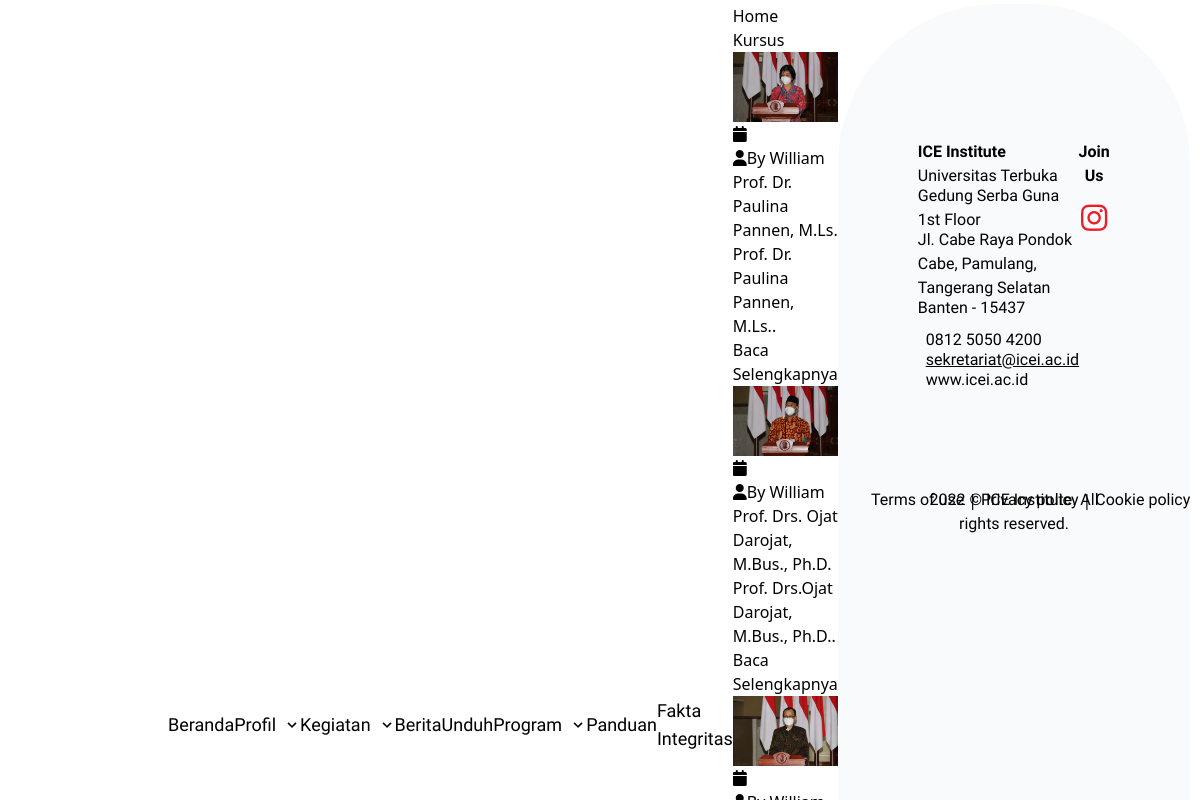
The app's page /index.php/home/kursus with its own data.
### tables this page shows
CREATE TABLE `tb_blog` (
  `id_blog` varchar(64) NOT NULL,
  `title` varchar(255) NOT NULL,
  `slug_title` varchar(255) NOT NULL,
  `meta` text NOT NULL,
  `description` text NOT NULL,
  `tags` varchar(200) NOT NULL,
  `id_kategori` int(11) NOT NULL,
  `id_sub` int(11) NOT NULL,
  `id_user` int(11) NOT NULL,
  `status` enum('draft','post','delete','') NOT NULL,
  `image` varchar(255) NOT NULL DEFAULT 'default.jpg',
  `create_ad` timestamp NULL DEFAULT NULL,
  `update_ad` timestamp NULL DEFAULT current_timestamp()
);

### application/views/frontand/setup/konek.php (called while the page is built)
<?php
require_once('head.php');
require_once('header.php');
require_once('content.php');
require_once('footer.php');

### application/controllers/Home.php (called while the page is built, shortened)
<?php
class Home extends CI_Controller {
	   public function __construct()
    {
        $this->load->model("Slide_m");
        $this->load->model('Blog_m');
    }
		public function kursus()
	{
			 $slide= $this->Slide_m->getAktif();
			  $partner= $this->Blog_m->getAwal();
			   $event= $this->Blog_m->getEvent();
			      $people= $this->Blog_m->getPeople();
			       $about= $this->Blog_m->getAbout();
			        $berita= $this->Blog_m->getBerita();
			        $profilmenu= $this->Blog_m->getProfil();
			        $kursus= $this->Blog_m->getKursus();
			        $kegiatanmenu= $this->Blog_m->getKegiatan();
	  $data  = array('x' => 'kursus',
	  	 					'slide'=>$slide,
                             'partner'=>$partner,
                             'berita'=>$berita,
                             'event'=>$event,
                             'people'=>$people,
                             'about'=>$about,
                             'kursus'=>$kursus,
                               'kegiatanmenu'=>$kegiatanmenu,
                             'profilmenu'=>$profilmenu,
                            'isi'=>'frontand/page/kursus' );
            $this->load->view('frontand/setup/konek',$data);
	}
}

### index.php (called while the page is built, shortened)
<?php
require_once BASEPATH.'core/CodeIgniter.php';

### application/views/frontand/setup/content.php (called while the page is built)
<?php
if ($isi){
	$this->load->view($isi);
}

### application/models/Blog_m.php (called while the page is built, shortened)
<?php defined('BASEPATH') OR exit('No direct script access allowed');
class Blog_m extends CI_Model
{
        public function getAwal()
    {
      $this->db->select('tb_blog.id_blog,tb_blog.slug_title,tb_blog.title,tb_blog.status,tb_blog.create_ad,tb_blog.update_ad,tb_blog.description,tb_blog.tags,tb_kategori.nama_kategori,tb_blog.id_kategori,tb_blog.id_sub,tb_sub_kategori.nama_sub,tb_blog.image,tb_blog.meta');
          $this->db->where('tb_blog.status = "post"');
          $this->db->where('tb_blog.id_kategori = "10"');
            $this->db->order_by('rand()');
        $this->db->join('tb_kategori','tb_kategori.id_kategori=tb_blog.id_kategori');
        $this->db->join('tb_sub_kategori','tb_sub_kategori.id_sub=tb_blog.id_sub');
        $query=$this->db->get('tb_blog');
        return $query->result();
    }
        public function getProfil()
    {
      $this->db->select('tb_blog.id_blog,tb_blog.slug_title,tb_blog.title,tb_blog.status,tb_blog.create_ad,tb_blog.update_ad,tb_blog.description,tb_blog.tags,tb_kategori.nama_kategori,tb_blog.id_kategori,tb_blog.id_sub,tb_sub_kategori.nama_sub,tb_blog.image,tb_blog.meta');
          $this->db->where('tb_blog.status = "post"');
          $this->db->where('tb_blog.id_kategori = "6"');
            $this->db->order_by('rand()');
        $this->db->join('tb_kategori','tb_kategori.id_kategori=tb_blog.id_kategori');
        $this->db->join('tb_sub_kategori','tb_sub_kategori.id_sub=tb_blog.id_sub');
        $query=$this->db->get('tb_blog');
        return $query->result();
    }
        public function getKegiatan()
    {
      $this->db->select('tb_blog.id_blog,tb_blog.slug_title,tb_blog.title,tb_blog.status,tb_blog.create_ad,tb_blog.update_ad,tb_blog.description,tb_blog.tags,tb_kategori.nama_kategori,tb_blog.id_kategori,tb_blog.id_sub,tb_sub_kategori.nama_sub,tb_blog.image,tb_blog.meta');
          $this->db->where('tb_blog.status = "post"');
          $this->db->where('tb_blog.id_kategori = "7"');
            $this->db->order_by('rand()');
        $this->db->join('tb_kategori','tb_kategori.id_kategori=tb_blog.id_kategori');
        $this->db->join('tb_sub_kategori','tb_sub_kategori.id_sub=tb_blog.id_sub');
        $query=$this->db->get('tb_blog');
        return $query->result();
    }
        public function getEvent()
    {
      $this->db->select('tb_blog.id_blog,tb_blog.slug_title,tb_blog.title,tb_blog.status,tb_blog.create_ad,tb_blog.update_ad,tb_blog.description,tb_blog.tags,tb_kategori.nama_kategori,tb_blog.id_kategori,tb_blog.id_sub,tb_sub_kategori.nama_sub,tb_blog.image,tb_blog.meta');
          $this->db->where('tb_blog.status = "post"');
          $this->db->where('tb_blog.id_kategori = "7"');
          $this->db->order_by('tb_blog.create_ad', 'DESC');
        $this->db->join('tb_kategori','tb_kategori.id_kategori=tb_blog.id_kategori');
        $this->db->join('tb_sub_kategori','tb_sub_kategori.id_sub=tb_blog.id_sub');
        $query=$this->db->get('tb_blog');
        return $query->result();
    }
        public function getKursus()
    {
      $this->db->select('tb_blog.id_blog,tb_blog.slug_title,tb_blog.title,tb_blog.status,tb_blog.create_ad,tb_blog.update_ad,tb_blog.description,tb_blog.tags,tb_kategori.nama_kategori,tb_blog.id_kategori,tb_blog.id_sub,tb_sub_kategori.nama_sub,tb_blog.image,tb_blog.meta');
          $this->db->where('tb_blog.status = "post"');
          $this->db->where('tb_blog.id_kategori = "9"');
        $this->db->join('tb_kategori','tb_kategori.id_kategori=tb_blog.id_kategori');
        $this->db->join('tb_sub_kategori','tb_sub_kategori.id_sub=tb_blog.id_sub');
        $query=$this->db->get('tb_blog');
        return $query->result();
    }
        public function getPeople()
    {
      $this->db->select('tb_blog.id_blog,tb_blog.slug_title,tb_blog.title,tb_blog.status,tb_blog.create_ad,tb_blog.update_ad,tb_blog.description,tb_blog.tags,tb_kategori.nama_kategori,tb_blog.id_kategori,tb_blog.id_sub,tb_sub_kategori.nama_sub,tb_blog.image,tb_blog.meta');
          $this->db->where('tb_blog.status = "post"');
          $this->db->where('tb_blog.id_kategori = "9"');
        $this->db->join('tb_kategori','tb_kategori.id_kategori=tb_blog.id_kategori');
        $this->db->join('tb_sub_kategori','tb_sub_kategori.id_sub=tb_blog.id_sub');
        $query=$this->db->get('tb_blog');
        return $query->result();
    }
        public function getAbout()
    {
      $this->db->select('tb_blog.id_blog,tb_blog.slug_title,tb_blog.title,tb_blog.status,tb_blog.create_ad,tb_blog.update_ad,tb_blog.description,tb_blog.tags,tb_kategori.nama_kategori,tb_blog.id_kategori,tb_blog.id_sub,tb_sub_kategori.nama_sub,tb_blog.image,tb_blog.meta');
          $this->db->where('tb_blog.status = "post"');
          $this->db->where('tb_blog.id_sub = "5"');
          $this->db->limit(1);
        $this->db->join('tb_kategori','tb_kategori.id_kategori=tb_blog.id_kategori');
        $this->db->join('tb_sub_kategori','tb_sub_kategori.id_sub=tb_blog.id_sub');
        $query=$this->db->get('tb_blog');
        return $query->result();
    }
        public function getBerita()
    {
      $this->db->select('tb_blog.id_blog,tb_blog.slug_title,tb_blog.title,tb_blog.status,tb_blog.create_ad,tb_blog.update_ad,tb_blog.description,tb_blog.tags,tb_kategori.nama_kategori,tb_blog.id_kategori,tb_blog.id_sub,tb_sub_kategori.nama_sub,tb_blog.image,tb_blog.meta');
          $this->db->where('tb_blog.status = "post"');
          $this->db->where('tb_blog.id_kategori= "8"');
          $this->db->limit(3);
          $this->db->order_by('tb_blog.create_ad', 'DESC');
        $this->db->join('tb_kategori','tb_kategori.id_kategori=tb_blog.id_kategori');
        $this->db->join('tb_sub_kategori','tb_sub_kategori.id_sub=tb_blog.id_sub');
        $query=$this->db->get('tb_blog');
        return $query->result();
    }
}

### application/views/frontand/page/kursus.php (the view, shortened to what this page needs)
  <div class="page-content bg-white">
<div class="breadcrumb-row">
	<div class="container">
		<ul class="list-inline">
			<li><a href="<?php echo base_url()?>">Home</a></li>
			<li>Kursus</li>
		</ul>
	</div>
</div>
      <div class="content-block">
	<div class="section-area section-sp1">
		<div class="container">
			<div class="ttr-blog-grid-3 row" id="masonry">
				<?php foreach ($kursus as $key ) {?>
				<div class="post action-card col-lg-4 col-md-6 col-sm-12 col-xs-12 m-b40">
					<div class="recent-news">
						<div class="action-box">
							<img src="<?php echo base_url()?>upload/<?php echo $key->image;?>" alt="">
						</div>
						<div class="info-bx">
							<ul class="media-post">
								<li><a href="#"><i class="fa fa-calendar"></i><?php echo $key->create_ad;?></a></li>
								<li><a href="#"><i class="fa fa-user"></i>By William</a></li>
							</ul>
							<h5 class="post-title"><a href="blog-details.html"><?php echo $key->title;?></a></h5>
							<p><?php echo $key->meta;?>.</p>
							<div class="post-extra">
								<a href="<?php echo base_url()?>home/about/<?php echo $key->slug_title;?>" class="btn-link">Baca Selengkapnya</a>
							</div>
						</div>
					</div>
				</div>
			<?php };?>
			</div>
		</div>
	</div>
      </div>
  </div>

### application/views/frontand/setup/head.php (shortened to what this page needs)
<!doctype html>
<html>
<head>
    <link rel="stylesheet" href="<?php echo base_url()?>assets/new/css/style.css">
    <script src="https://cdn.tailwindcss.com"></script>
    <link rel="stylesheet" href="https://cdnjs.cloudflare.com/ajax/libs/slick-carousel/1.8.1/slick.css" />
    <link rel="stylesheet" href="https://cdnjs.cloudflare.com/ajax/libs/slick-carousel/1.8.1/slick-theme.css" />
    <link rel="stylesheet" href="https://cdnjs.cloudflare.com/ajax/libs/material-design-iconic-font/2.2.0/css/material-design-iconic-font.min.css">
    <link rel="stylesheet" href="https://unpkg.com/flickity@2/dist/flickity.min.css">
    <link rel="stylesheet" href="https://cdnjs.cloudflare.com/ajax/libs/font-awesome/6.1.1/css/all.min.css" />
    <link rel="stylesheet" href="<?php echo base_url()?>assets/new/css/style.css?ver=1.2">
</head>

### application/views/frontand/setup/header.php (shortened to what this page needs)
<body class="overflow-x-hidden" >
    <nav class="w-full fixed bg-white z-20 shadow">
        <div class="flex container mx-auto px-5 lg:px-20 py-1 justify-center lg:justify-between">
            <ul id="navbar-mobile" class="flex-initial nav-hidden w-full lg:w-4/6 fixed lg:relative bg-white left-0 top-14 lg:top-0 shadow-md lg:shadow-none lg:flex justify-between items-center nav-links py-4 lg:py-0">
                <li>
                    <a href="<?php echo base_url()?>" class="px-4 py-2 w-full block lg:py-0 lg:px-0 font-darker-grotesque text-lg text-black">Beranda</a>
                </li>
                <li>
                    <div class="dropdown inline-block relative w-full">
                        <button class=" rounded inline-flex items-center w-full px-4 py-2 w-full lg:py-0 lg:px-0 text-left flex justify-start items-center gap-x-1">
                            <span class="font-darker-grotesque text-lg lg:mr-1 ">Profil</span>
                            <svg class="fill-current h-4 w-4" xmlns="http://www.w3.org/2000/svg" viewBox="0 0 20 20">
                                <path d="M9.293 12.95l.707.707L15.657 8l-1.414-1.414L10 10.828 5.757 6.586 4.343 8z" />
                            </svg>
                        </button>
                    </div>
                </li>
                <li>
                    <div class="dropdown inline-block relative w-full">
                        <button class=" rounded inline-flex items-center w-full px-4 py-2 w-full lg:py-0 lg:px-0 text-left flex justify-start items-center gap-x-1">
                            <span class="font-darker-grotesque text-lg lg:mr-1 ">Kegiatan</span>
                            <svg class="fill-current h-4 w-4" xmlns="http://www.w3.org/2000/svg" viewBox="0 0 20 20">
                                <path d="M9.293 12.95l.707.707L15.657 8l-1.414-1.414L10 10.828 5.757 6.586 4.343 8z" />
                            </svg>
                        </button>
                    </div>
                </li>
                <li>
                    <a href="<?php echo base_url()?>berita" class="px-4 py-2 w-full block lg:py-0 lg:px-0 font-darker-grotesque text-lg text-black">Berita</a>
                </li>
                <li>
                    <a href="<?php echo base_url()?>unduh" class="px-4 py-2 w-full block lg:py-0 lg:px-0 font-darker-grotesque text-lg text-black">Unduh</a>
                </li>
                <li>
                    <div class="dropdown inline-block relative w-full">
                        <button class=" rounded inline-flex items-center w-full px-4 py-2 w-full lg:py-0 lg:px-0 text-left flex justify-start items-center gap-x-1">
                            <span class="font-darker-grotesque text-lg lg:mr-1 ">Program</span>
                            <svg class="fill-current h-4 w-4" xmlns="http://www.w3.org/2000/svg" viewBox="0 0 20 20">
                                <path d="M9.293 12.95l.707.707L15.657 8l-1.414-1.414L10 10.828 5.757 6.586 4.343 8z" />
                            </svg>
                        </button>
                    </div>
                </li>
                <li>
                    <a href="<?php echo base_url()?>panduan" class="px-4 py-2 w-full block lg:py-0 lg:px-0 font-darker-grotesque text-lg text-black">Panduan</a>
                </li>
                <li>
                    <a href="https://info.icei.ac.id/berita/pakta-integritas" class="px-4 py-2 w-full block lg:py-0 lg:px-0 font-darker-grotesque text-lg text-black">Fakta Integritas</a>
                </li>
            </ul>

### application/views/frontand/setup/footer.php (shortened to what this page needs)
        <div class="bg-gray-50 lg:rounded-t-[10rem] rounded-t-[4rem] pt-10">
<div class="container px-5 lg:px-20 mx-auto flex flex-col lg:flex-row mt-12 lg:mt-24">
    <div class="w-full lg:w-5/6">
        <h4 class="font-bold font-darker-grotesque">ICE Institute</h4>
        <ul class="mt-1">
            <li class="-mt-1 font-darker-grotesque">Universitas Terbuka</li>
            <li class="-mt-1 font-darker-grotesque">Gedung Serba Guna 1st Floor
            </li>
            <li class="-mt-1 font-darker-grotesque">Jl. Cabe Raya Pondok Cabe, Pamulang,
Tangerang Selatan </li>
            <li class="-mt-1 font-darker-grotesque">Banten - 15437</li>
        </ul>
        <ul class="mt-3">
            <li class="-mt-1 font-darker-grotesque"><i class="mr-2 zmdi zmdi-phone"></i> 0812 5050 4200</li>
            <li class="-mt-1 underline font-darker-grotesque"><a href=""><i class="mr-2 zmdi zmdi-email"></i>sekretariat@icei.ac.id</a></li>
            <li class="-mt-1 font-darker-grotesque"><a href=""><i class="mr-2 zmdi zmdi-globe-alt"></i> www.icei.ac.id</a></li>
        </ul>
    </div>
    <div class="w-5/6 mx-auto lg:mx-0 lg:w-1/6 flex mt-10 lg:mt-0 flex-col">
        <h4 class="font-bold text-center font-darker-grotesque">Join Us</h4>
        <ul class="flex justify-between mt-3">
            <li><a href=""><i class="text-red-primary text-3xl fa-brands fa-instagram"></i></a></li>
        </ul>
    </div>
</div>
<div class="container mt-12 lg:mt-24 pb-8 px-5 lg:px-20 mx-auto relative">
    <p class="text-center font-darker-grotesque">2022 &copy; ICE Institute. All rights reserved.</p>
    <p class="lg:absolute flex justify-center mt-1 lg:mt-0 lg:justify-end items-center top-0 right-0">
        <a class="font-darker-grotesque" href="">Terms of use</a>
        <span class="mx-1">|</span>
        <a class="font-darker-grotesque" href="">Privacy policy</a>
        <span class="mx-1">|</span>
        <a class="font-darker-grotesque" href="">Cookie policy</a>
    </p>
</div>
</div>
    </div>
</body>
</html>

### records on screen
tb_blog: image (picture), title "Prof. Dr. Paulina Pannen, M.Ls.", meta "Prof. Dr. Paulina Pannen, M.Ls."
tb_blog: image (picture), title "Prof. Drs. Ojat Darojat, M.Bus., Ph.D.", meta "Prof. Drs.Ojat Darojat, M.Bus., Ph.D."
tb_blog: image (picture)
